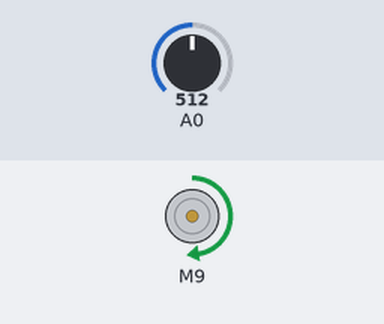
A sketch run on a simulated Arduino Uno, built with avr-gcc and run on an emulated ATmega328P. Parts: DC motor (green arrow = forward, orange = backward, longer = faster). The inputs (shaded band) are chosen by the test bench; at power-on: A0 = 512.

Above: at 1.2 s.
1.3 s: A0 set to 716
At 2.5 s:
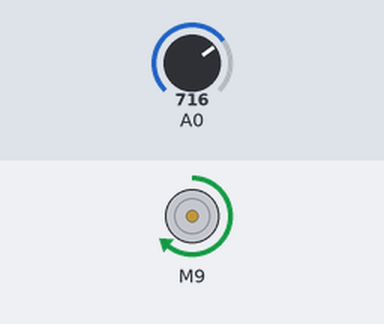
2.8 s: A0 set to 900
At 4.0 s:
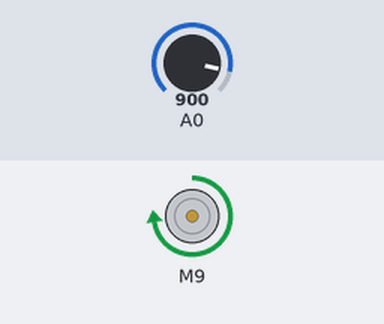
4.3 s: A0 set to 1023
At 5.3 s:
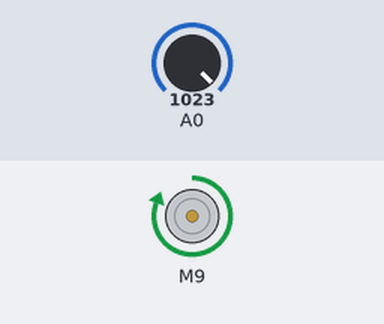
5.8 s: A0 set to 306
At 6.7 s:
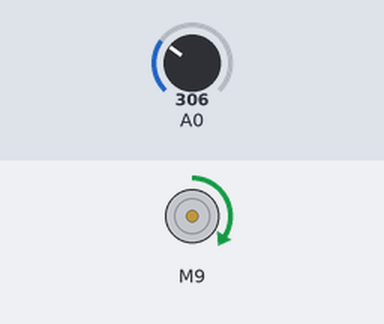
7.3 s: A0 set to 122
At 8.0 s:
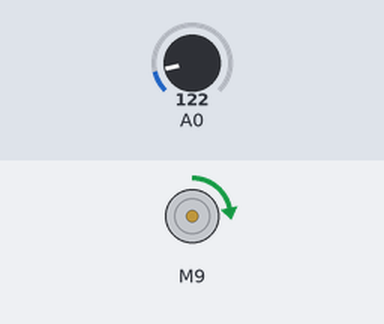
Timing chart, 0 to 9.8 s (numbered marks = the images above; inputs shaded):
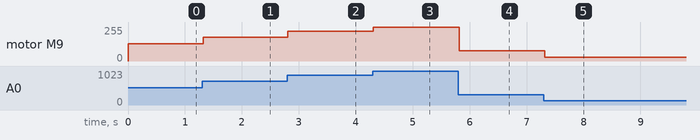

The sketch:

EX_45_01.ino
```cpp
#include <L298N.h>

// 모터 제어 객체 (Enable, Input1, Input2)
L298N motor(10, 9, 8);

void setup() {
}

void loop() {
  int motorSpeed = analogRead(A0) >> 2;

  motor.setSpeed(motorSpeed);      // 속도 설정
  motor.run(L298N::FORWARD);    // 설정한 속도 반영
  delay(30);
}
```

Measured:
- after the input at 1.3 s, motor M9: forward 128/255 → forward 179/255 at once
- after the input at 2.8 s, motor M9: forward 179/255 → forward 225/255 at once
- after the input at 4.3 s, motor M9: forward 225/255 → forward 255/255 at once
- after the input at 5.8 s, motor M9: forward 255/255 → forward 76/255 at once
- after the input at 7.3 s, motor M9: forward 76/255 → forward 30/255 at once
